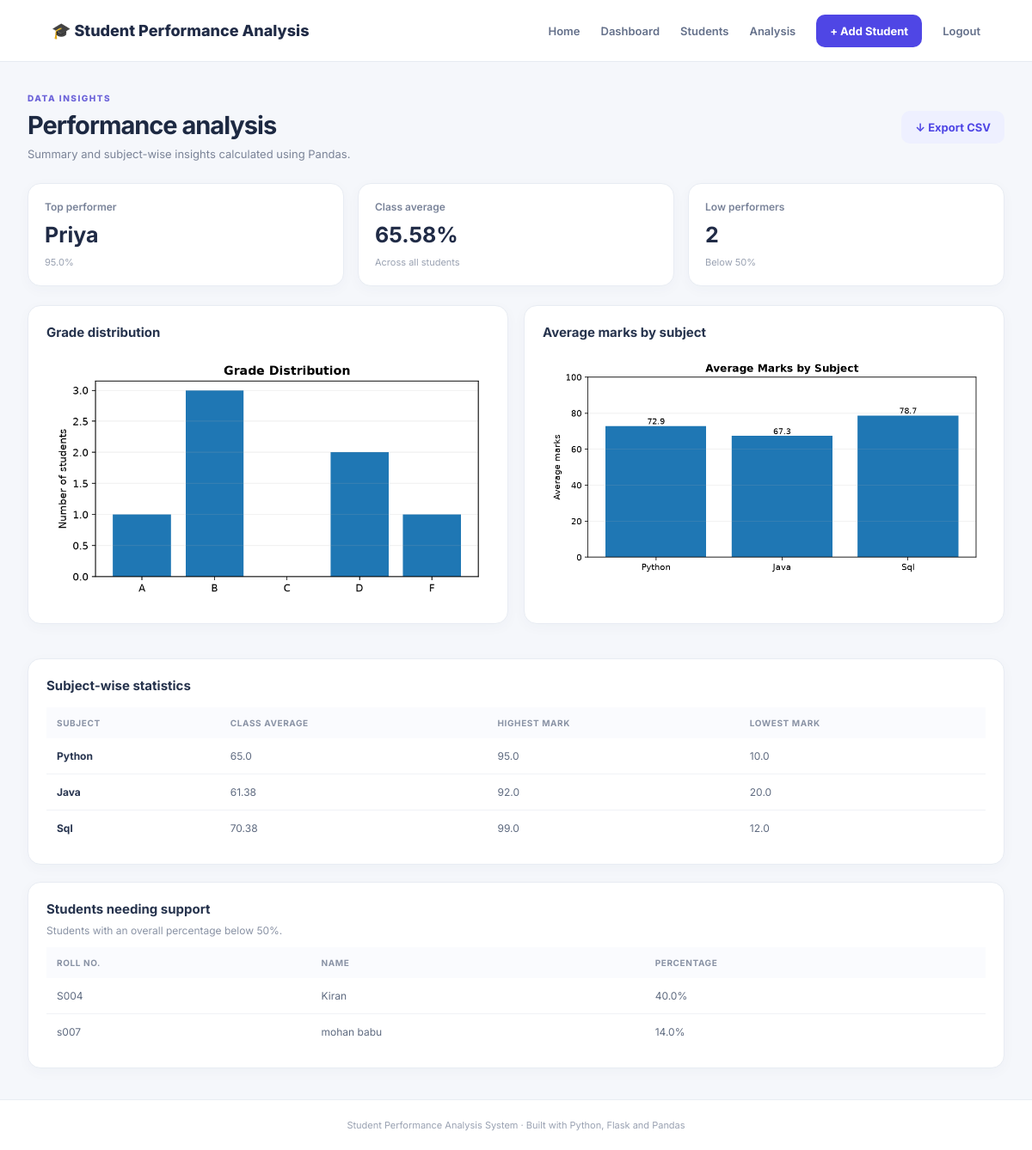
The page /analysis (signed in) on the database its author committed.
### tables this page shows
CREATE TABLE students (
        id INTEGER PRIMARY KEY AUTOINCREMENT,
        roll_no TEXT UNIQUE NOT NULL,
        name TEXT NOT NULL,
        python REAL NOT NULL CHECK(python BETWEEN 0 AND 100),
        java REAL NOT NULL CHECK(java BETWEEN 0 AND 100),
        sql REAL NOT NULL CHECK(sql BETWEEN 0 AND 100)
    );

### app.py (the view)
@app.route('/analysis')
def analysis():
    df = load_data()
    create_charts(df)
    if df.empty:
        summary = None
        subject_stats = []
        low = []
    else:
        summary = {
            'topper': df.loc[df['Percentage'].idxmax(), 'name'],
            'top_score': df['Percentage'].max(),
            'class_average': round(df['Percentage'].mean(), 2),
            'low_count': int((df['Percentage'] < 50).sum()),
        }
        subject_stats = [{'subject': s.title(), 'average': round(df[s].mean(), 2), 'highest': df[s].max(), 'lowest': df[s].min()} for s in SUBJECTS]
        low = df[df['Percentage'] < 50][['roll_no','name','Percentage']].to_dict('records')
    return render_template('analysis.html', summary=summary, subject_stats=subject_stats, low=low)

### app.py (called while the page is built)
@app.before_request
def require_login():
    allowed = {'login', 'static'}
    if request.endpoint not in allowed and 'user_id' not in session:
        return redirect(url_for('login', next=request.path))

def connect():
    con = sqlite3.connect(DB_PATH)
    con.row_factory = sqlite3.Row
    return con

def load_data():
    with connect() as con:
        df = pd.read_sql_query('SELECT roll_no, name, python, java, sql FROM students ORDER BY roll_no', con)
    if df.empty:
        return df
    df['Total'] = df[SUBJECTS].sum(axis=1)
    df['Average'] = df[SUBJECTS].mean(axis=1).round(2)
    df['Percentage'] = (df['Total'] / 300 * 100).round(2)
    df['Grade'] = df['Percentage'].apply(get_grade)
    df['Result'] = df[SUBJECTS].ge(40).all(axis=1).map({True: 'Pass', False: 'Needs Improvement'})
    return df

def get_grade(pct):
    if pct >= 90: return 'A'
    if pct >= 80: return 'B'
    if pct >= 70: return 'C'
    if pct >= 60: return 'D'
    return 'F'

### templates/analysis.html
{% extends 'base.html' %}{% block title %}Analysis · Student Performance{% endblock %}{% block content %}<section class="pagehead"><div><p class="eyebrow">DATA INSIGHTS</p><h1>Performance analysis</h1><p>Summary and subject-wise insights calculated using Pandas.</p></div><a class="button secondary" href="/export">↓ Export CSV</a></section>
{% if summary %}<section class="stats three"><article class="stat"><span>Top performer</span><strong>{{summary.topper}}</strong><small>{{summary.top_score}}%</small></article><article class="stat"><span>Class average</span><strong>{{summary.class_average}}%</strong><small>Across all students</small></article><article class="stat"><span>Low performers</span><strong>{{summary.low_count}}</strong><small>Below 50%</small></article></section>
<section class="grid two"><article class="panel"><h2>Grade distribution</h2><img class="chart" src="{{url_for('static',filename='charts/grade_distribution.png')}}?v=1" alt="Grade distribution chart"></article><article class="panel"><h2>Average marks by subject</h2><img class="chart" src="{{url_for('static',filename='charts/subject_averages.png')}}?v=1" alt="Subject averages chart"></article></section>
<section class="panel"><h2>Subject-wise statistics</h2><div class="table-wrap"><table><thead><tr><th>Subject</th><th>Class average</th><th>Highest mark</th><th>Lowest mark</th></tr></thead><tbody>{% for s in subject_stats %}<tr><td class="name">{{s.subject}}</td><td>{{s.average}}</td><td>{{s.highest}}</td><td>{{s.lowest}}</td></tr>{% endfor %}</tbody></table></div></section>
<section class="panel"><h2>Students needing support</h2><p class="muted">Students with an overall percentage below 50%.</p><div class="table-wrap"><table><thead><tr><th>Roll no.</th><th>Name</th><th>Percentage</th></tr></thead><tbody>{% for s in low %}<tr><td>{{s.roll_no}}</td><td>{{s.name}}</td><td>{{s.Percentage}}%</td></tr>{% else %}<tr><td colspan="3">No students below 50%.</td></tr>{% endfor %}</tbody></table></div></section>
{% else %}<div class="panel">Add student records to view analysis.</div>{% endif %}{% endblock %}

### static/style.css (style rules this page uses)
:root { font-family:Inter,Arial,sans-serif;color:#182230;background:#f5f7fb;font-synthesis:none }
* { box-sizing:border-box }
body { margin:0 }
.topbar nav .navbutton,.button { background:#4f46e5;color:#fff;padding:11px 16px;border-radius:10px;text-decoration:none;font-size:13px;font-weight:700;border:0;display:inline-block;cursor:pointer }
.hero,.pagehead { display:flex;justify-content:space-between;align-items:center;gap:20px;margin-bottom:26px }
.eyebrow { font-size:10px;letter-spacing:1.5px;color:#6c63d9;font-weight:800;margin:0 0 8px }
.hero h1,.pagehead h1,.formpanel h1 { font-size:29px;letter-spacing:-1px;margin:0 0 8px;color:#1d2942 }
.hero p:not(.eyebrow),.pagehead p:not(.eyebrow),.formpanel>p:not(.eyebrow) { color:#7b8498;font-size:13px;margin:0 }
.stats { display:grid;grid-template-columns:repeat(4,1fr);gap:16px;margin-bottom:22px }
.stats.three { grid-template-columns:repeat(3,1fr) }
.stat,.panel,.formpanel { background:#fff;border:1px solid #e8ecf3;border-radius:15px;box-shadow:0 4px 16px #263b6308 }
.stat { padding:19px }
.stat span { display:block;color:#798399;font-size:12px;font-weight:600 }
.stat strong { display:block;font-size:25px;margin:10px 0 5px;color:#202b46 }
.stat small { color:#9aa2b2;font-size:11px }
.grid { display:grid;gap:18px;margin-bottom:20px }
.grid.two { grid-template-columns:repeat(2,minmax(0,1fr)) }
.panel { padding:21px;margin-bottom:20px }
.panel h2 { font-size:15px;color:#26334d;margin:0 0 16px }
.chart { display:block;width:100%;height:auto;max-height:320px;object-fit:contain }
.panel-head p,.muted { font-size:12px;color:#8a93a5;margin-top:-8px }
.table-wrap { overflow-x:auto }
table { border-collapse:collapse;width:100%;white-space:nowrap }
th { text-align:left;color:#8a93a5;font-size:10px;text-transform:uppercase;letter-spacing:.6px;background:#fafbfe;padding:12px }
td { padding:13px 12px;border-bottom:1px solid #f0f2f6;font-size:12px;color:#5f6b80 }
tr:last-child td { border-bottom:0 }
.name { font-weight:700;color:#27344f }
.button.secondary { background:#eef0ff;color:#4f46e5 }

### rows shown on the page
students: topper "Priya"
students: roll_no "S004", name "Kiran", Percentage "40.0"
students: roll_no "s007", name "mohan babu", Percentage "14.0"

### other values the page prints
{{ summary.top_score }} "95.0"
{{ summary.class_average }} "65.58"
{{ summary.low_count }} "2"
{{ s.subject }} "Python" "Java" "Sql"
{{ s.average }} "65.0" "61.38" "70.38"
{{ s.highest }} "95.0" "92.0" "99.0"
{{ s.lowest }} "10.0" "20.0" "12.0"
